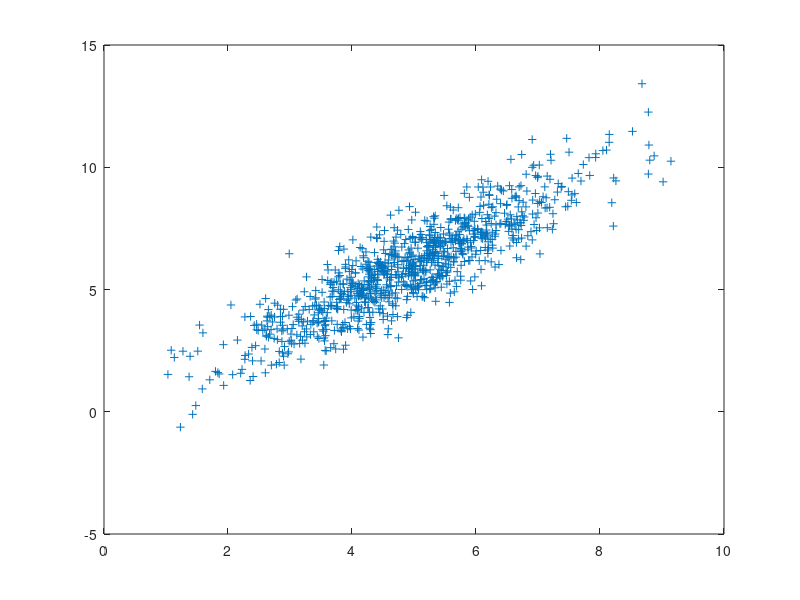

Source code (MATLAB):
mu = [5 6];
Sigma = [2 2.5; 2.5 4];
R = mvnrnd(mu,Sigma,1000);
plot(R(:,1),R(:,2),'+')
var(R(:,1) + R(:,2)) == var(R(:,1)) + var(R(:,2))